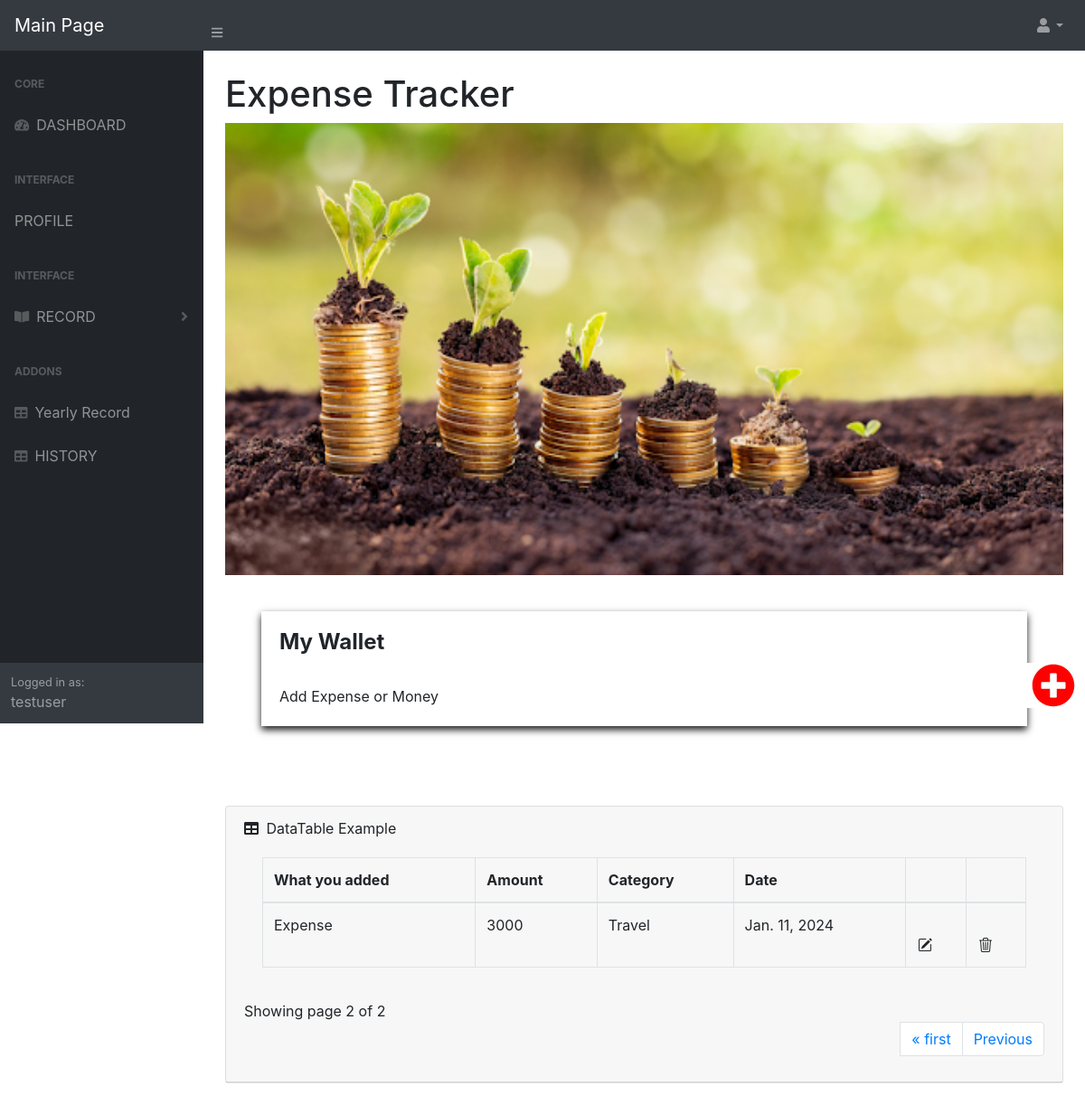
/index/?page=2 (signed in), run on the app's committed database.
### home/models.py (models this page shows)
class Addmoney_info(models.Model):
    user = models.ForeignKey(User,default = 1, on_delete=models.CASCADE)
    add_money = models.CharField(max_length = 10 , choices = ADD_EXPENSE_CHOICES )
    quantity = models.BigIntegerField()
    Date = models.DateField(default = now)
    Category = models.CharField( max_length = 20, choices = SELECT_CATEGORY_CHOICES , default ='Food')

### home/views.py (the view)
# urls.py: path('index/', Index.as_view(), name='index'),
class Index(View):
    def get(self,request,*args,**kwargs):
        if request.session.has_key('is_logged'):
            user_id = request.session["user_id"]
            user = User.objects.get(id=user_id)
            addmoney_info = Addmoney_info.objects.filter(user=user).order_by('-Date')
            paginator = Paginator(addmoney_info , 4)
            page_number = request.GET.get('page')
            page_obj = Paginator.get_page(paginator,page_number)
            context = {
                'add_info' : addmoney_info,
                'page_obj' : page_obj,
            }
            return render(request,'home/index.html',context)
        return redirect('home')

### templates/home/index.html (shortened to what this page needs)
{%  load static %}
<!DOCTYPE html>
<html lang="en">
<head>
    <link rel="stylesheet" type="text/css" href="{% static 'home.css' %}">
    <link rel="stylesheet" type="text/css" href="{% static 'addmoney.css' %}">
    <link href="https://cdn.datatables.net/1.10.20/css/dataTables.bootstrap4.min.css" rel="stylesheet" />
</head>
<body class="sb-nav-fixed">
    <nav class="sb-topnav navbar navbar-expand navbar-dark bg-dark">
        <a class="navbar-brand" href="/index">Main Page</a>
        <button class="btn btn-link btn-sm order-1 order-lg-0" id="sidebarToggle" href="#"><i class="fas fa-bars"></i></button>
        <ul class="navbar-nav ml-auto ml-md-0">
            <li class="nav-item dropdown">
                <a class="nav-link dropdown-toggle" id="userDropdown" href="#" role="button" data-toggle="dropdown" aria-haspopup="true" aria-expanded="false"><i class="fas fa-user fa-fw"></i></a>
            </li>
        </ul>
    </nav>
    <div id="layoutSidenav">
        <div id="layoutSidenav_nav">
            <nav class="sb-sidenav accordion sb-sidenav-dark" id="sidenavAccordion">
                <div class="sb-sidenav-menu">
                    <div class="nav">
                        <div class="sb-sidenav-menu-heading">Core</div>
                        <a class="nav-link" href="/index">
                            <div class="sb-nav-link-icon"><i class="fas fa-tachometer-alt"></i></div>DASHBOARD
                        </a>
                        <div class="sb-sidenav-menu-heading">Interface</div>
                        <div>
                            <a class="nav-link" href="/profile">PROFILE</a>
                            <div class="sb-sidenav-menu-heading">Interface</div>
                            <a class="nav-link collapsed" href="#" data-toggle="collapse" data-target="#collapsePages" aria-expanded="false" aria-controls="collapsePages">
                                <div class="sb-nav-link-icon"><i class="fas fa-book-open"></i></div>RECORD
                                <div class="sb-sidenav-collapse-arrow"><i class="fas fa-angle-down"></i></div>
                            </a>
                        <div class="messages" id="alert-message">
                        <div class="sb-sidenav-menu-heading">Addons</div>
                        <a class="nav-link" href="/info">
                            <div class="sb-nav-link-icon"><i class="fas fa-table"></i></div> Yearly Record
                        </a>
                        <a class="nav-link" href="/tables">
                            <div class="sb-nav-link-icon"><i class="fas fa-table"></i></div>HISTORY
                        </a>
                    </div>
                    </div>
                </div>
            </div>
            <br>
            <div class="sb-sidenav-footer">
                <div class="small">Logged in as:</div>
                {{request.user.username}}
            </div>
            </nav>
        </div>
        <div id="layoutSidenav_content">
<main>
    <div class="container-fluid">
        <h1 class="mt-4">Expense Tracker</h1>
        <img src="{% static 'img/unnamed.png' %}" alt="logo" width="100%" height="500">
        <div class="card1">
        <h4><b>My Wallet</b></h4>
        Add Expense or Money   <button class="b1" onclick="location.href='/addmoney';">
        <i class="fa fa-plus-circle" style="font-size:48px;color:red"></i>
        </button>
        </div>
        <br>
        <br>
        <div class="card mb-4">
            <div class="card-header">
                <i class="fas fa-table mr-1"></i>
                DataTable Example
                <div class="card-body">
                    <div class="table-responsive">
                        <table class="table table-bordered" id="dataTable" width="100%" cellspacing="0">
                            <thead>
                                <tr>
                                    <th>What you added</th>
                                    <th>Amount</th>
                                    <th>Category</th>
                                    <th>Date</th>
                                    <th></th>
                                    <th></th>
                                </tr>
                            </thead>
                            <tbody>
                            {% for info in page_obj %}
                                <tr>
                                    <td>{{info.add_money}}</td>
                                    <td>{{info.quantity}}</td>
                                    <td>{{info.Category}}</td>
                                    <td>{{info.Date}}</td>
                                    <td><a href="{% url 'expense_edit' info.id %}" class = " btn btn-success "></a></td>
                                    <td><a href="{% url 'expense_delete' info.id %}" class = " btn btn-danger "></a></td>
                                </tr>
                                {% endfor %}
                            </tbody>
                        </table>
                    </div>
                </div>
                <div class="">
                Showing page {{page_obj.number}} of {{page_obj.paginator.num_pages}}
                </div>
                <nav aria-label="Page navigation example">
                    <ul class="pagination align-right float-right mr-auto">
                        {% if page_obj.has_previous %}
                        <li {% if page_obj.number == 1%} class="page-item active" {% endif %}>
                            <a class="page-link" href="?page=1" tabindex="-1">&laquo; first</a>
                        </li>
                        <li class="page-item"><a class="page-link" href="?page={{ page_obj.previous_page_number }}">Previous</a></li>
                        {% endif%}
                    </ul>
                </nav>
                <br>
            </div>
        </div>
    </div>
</body>
</html>

### static/addmoney.css (style rules this page uses)
body, html { height: 100%; }
* { box-sizing: border-box; }
.btn { padding-top: 20px; }

### data on the page
Addmoney_info: add_money "Expense", quantity "3000", Category "Travel", Date "Jan. 11, 2024"

### other printed values
{{ request.user.username }} "testuser"
{{ page_obj.number }} "2"
{{ page_obj.paginator.num_pages }} "2"
